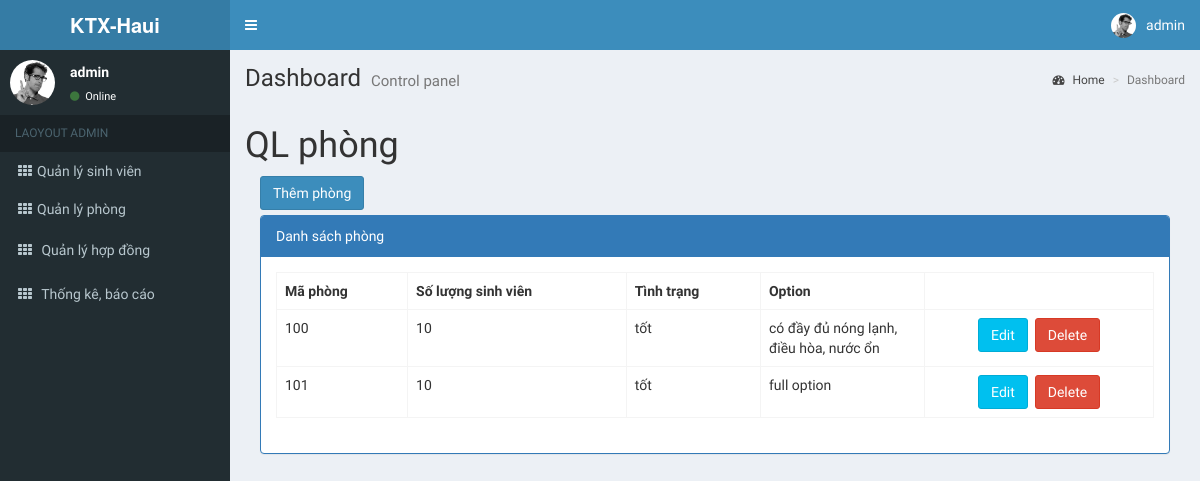
Before: /Backend/index.php?page=QLPhong (signed in) with the older database file.
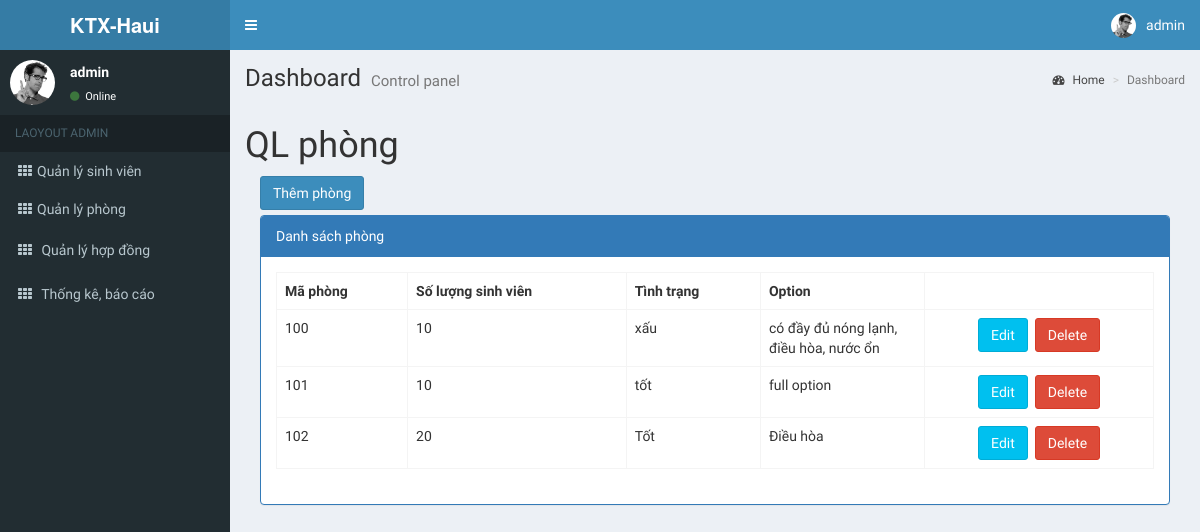
After: the same page with the newer database file.
### tables this page shows
CREATE TABLE `phong` (
  `idPhong` int(11) NOT NULL,
  `soLuongSv` int(11) DEFAULT NULL,
  `tinhTrang` varchar(10) DEFAULT NULL,
  `option` varchar(200) DEFAULT NULL
);

### Backend/Views/QLPhong.php (the view, shortened to what this page needs)
<h1>QL phòng</h1>
<div class="col-md-12">
    <div style="margin-bottom:5px;">
        <a href="index.php?page=ThemSuaPhong&action=add" class="btn btn-primary">Thêm phòng</a>
    </div>
    <div class="panel panel-primary" >
        <div class="panel-heading">Danh sách phòng</div>
        <div class="panel-body">
            <table class="table table-bordered table-hover">
                <tr>
                    <th style="max-width: 100px;">Mã phòng</th>
                    <th style="max-width: 180px;">Số lượng sinh viên</th>
                    <th style="max-width: 100px;">Tình trạng</th>
                    <th style="max-width:100px;">Option</th>
                    <th style="max-width:100px;"></th>
                </tr>
                <?php
                    $sql = "SELECT * FROM phong";
                    $result = mysqli_query($conn, $sql);
                    while($row = mysqli_fetch_assoc($result)){
                        echo "<tr>
                            <td style='max-width: 100px;'>".$row["idPhong"]."</td>
                            <td style='max-width: 180px;'>".$row["soLuongSv"]."</td>
                            <td style='max-width: 100px;'>".$row["tinhTrang"]."</td>
                            <td style='max-width: 100px;'>".$row["option"]."</td>
                            <td  style='text-align:center;max-width:150px;'>
                                <a class='btn btn-info' href='index.php?page=ThemSuaPhong&action=edit&id=".$row["idPhong"]."'>Edit</a>&nbsp;
                                <a class='btn btn-danger' href='index.php?page=ThemSuaPhong&action=delete&id=".$row["idPhong"]."' onclick='return window.confirm('Are you sure?');'>Delete</a>
                            </td>
                        </tr>";
                    };
                ?>
            </table>
        </div>
    </div>
</div>

Changed rows visible on the page:
changed phong "có đầy đủ nóng lạnh, điều hòa, nước ổn": tinhTrang "tốt" → "xấu"
added phong: idPhong "102", soLuongSv "20", tinhTrang "Tốt", option "Điều hòa"
